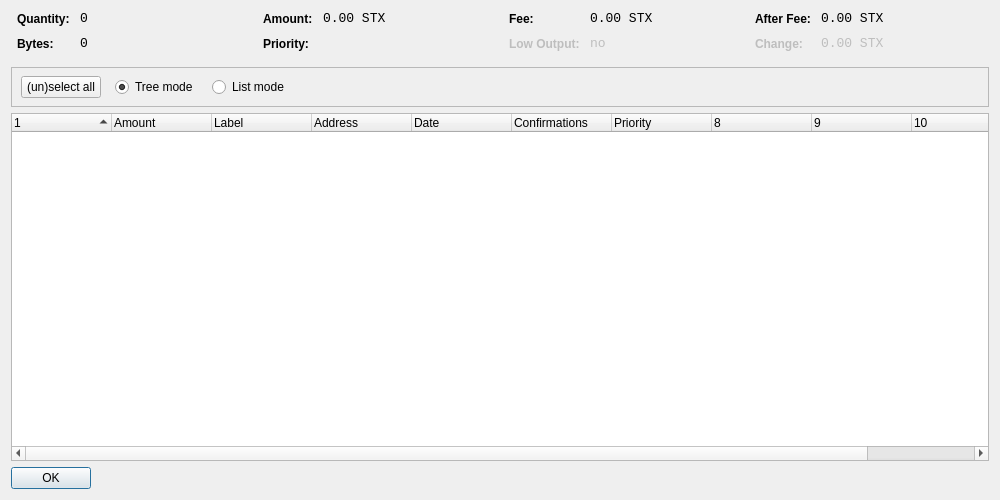
<?xml version="1.0" encoding="UTF-8"?>
<ui version="4.0">
 <class>CoinControlDialog</class>
 <widget class="QDialog" name="CoinControlDialog">
  <property name="geometry">
   <rect>
    <x>0</x>
    <y>0</y>
    <width>1000</width>
    <height>500</height>
   </rect>
  </property>
  <property name="windowTitle">
   <string>Coin Control</string>
  </property>
  <layout class="QVBoxLayout" name="verticalLayout">
   <item>
    <layout class="QHBoxLayout" name="horizontalLayoutTop" stretch="0,0,0,0">
     <property name="topMargin">
      <number>0</number>
     </property>
     <property name="bottomMargin">
      <number>10</number>
     </property>
     <item>
      <layout class="QFormLayout" name="formLayoutCoinControl1">
       <property name="horizontalSpacing">
        <number>10</number>
       </property>
       <property name="verticalSpacing">
        <number>10</number>
       </property>
       <property name="leftMargin">
        <number>6</number>
       </property>
       <property name="rightMargin">
        <number>6</number>
       </property>
       <item row="0" column="0">
        <widget class="QLabel" name="labelCoinControlQuantityText">
         <property name="styleSheet">
          <string notr="true">font-weight:bold;</string>
         </property>
         <property name="text">
          <string>Quantity:</string>
         </property>
        </widget>
       </item>
       <item row="0" column="1">
        <widget class="QLabel" name="labelCoinControlQuantity">
         <property name="font">
          <font>
           <family>Monospace</family>
           <pointsize>10</pointsize>
          </font>
         </property>
         <property name="cursor">
          <cursorShape>IBeamCursor</cursorShape>
         </property>
         <property name="contextMenuPolicy">
          <enum>Qt::ActionsContextMenu</enum>
         </property>
         <property name="text">
          <string notr="true">0</string>
         </property>
         <property name="textInteractionFlags">
          <set>Qt::LinksAccessibleByMouse|Qt::TextSelectableByKeyboard|Qt::TextSelectableByMouse</set>
         </property>
        </widget>
       </item>
       <item row="1" column="0">
        <widget class="QLabel" name="labelCoinControlBytesText">
         <property name="styleSheet">
          <string notr="true">font-weight:bold;</string>
         </property>
         <property name="text">
          <string>Bytes:</string>
         </property>
        </widget>
       </item>
       <item row="1" column="1">
        <widget class="QLabel" name="labelCoinControlBytes">
         <property name="font">
          <font>
           <family>Monospace</family>
           <pointsize>10</pointsize>
          </font>
         </property>
         <property name="cursor">
          <cursorShape>IBeamCursor</cursorShape>
         </property>
         <property name="contextMenuPolicy">
          <enum>Qt::ActionsContextMenu</enum>
         </property>
         <property name="text">
          <string notr="true">0</string>
         </property>
         <property name="textInteractionFlags">
          <set>Qt::LinksAccessibleByMouse|Qt::TextSelectableByKeyboard|Qt::TextSelectableByMouse</set>
         </property>
        </widget>
       </item>
      </layout>
     </item>
     <item>
      <layout class="QFormLayout" name="formLayoutCoinControl2">
       <property name="horizontalSpacing">
        <number>10</number>
       </property>
       <property name="verticalSpacing">
        <number>10</number>
       </property>
       <property name="leftMargin">
        <number>6</number>
       </property>
       <property name="rightMargin">
        <number>6</number>
       </property>
       <item row="0" column="0">
        <widget class="QLabel" name="labelCoinControlAmountText">
         <property name="styleSheet">
          <string notr="true">font-weight:bold;</string>
         </property>
         <property name="text">
          <string>Amount:</string>
         </property>
        </widget>
       </item>
       <item row="0" column="1">
        <widget class="QLabel" name="labelCoinControlAmount">
         <property name="font">
          <font>
           <family>Monospace</family>
           <pointsize>10</pointsize>
          </font>
         </property>
         <property name="cursor">
          <cursorShape>IBeamCursor</cursorShape>
         </property>
         <property name="contextMenuPolicy">
          <enum>Qt::ActionsContextMenu</enum>
         </property>
         <property name="text">
          <string notr="true">0.00 STX</string>
         </property>
         <property name="textInteractionFlags">
          <set>Qt::LinksAccessibleByMouse|Qt::TextSelectableByKeyboard|Qt::TextSelectableByMouse</set>
         </property>
        </widget>
       </item>
       <item row="1" column="0">
        <widget class="QLabel" name="labelCoinControlPriorityText">
         <property name="styleSheet">
          <string notr="true">font-weight:bold;</string>
         </property>
         <property name="text">
          <string>Priority:</string>
         </property>
        </widget>
       </item>
       <item row="1" column="1">
        <widget class="QLabel" name="labelCoinControlPriority">
         <property name="font">
          <font>
           <family>Monospace</family>
           <pointsize>10</pointsize>
          </font>
         </property>
         <property name="cursor">
          <cursorShape>IBeamCursor</cursorShape>
         </property>
         <property name="contextMenuPolicy">
          <enum>Qt::ActionsContextMenu</enum>
         </property>
         <property name="text">
          <string/>
         </property>
         <property name="textInteractionFlags">
          <set>Qt::LinksAccessibleByMouse|Qt::TextSelectableByKeyboard|Qt::TextSelectableByMouse</set>
         </property>
        </widget>
       </item>
      </layout>
     </item>
     <item>
      <layout class="QFormLayout" name="formLayoutCoinControl3">
       <property name="horizontalSpacing">
        <number>10</number>
       </property>
       <property name="verticalSpacing">
        <number>10</number>
       </property>
       <property name="leftMargin">
        <number>6</number>
       </property>
       <property name="rightMargin">
        <number>6</number>
       </property>
       <item row="0" column="0">
        <widget class="QLabel" name="labelCoinControlFeeText">
         <property name="styleSheet">
          <string notr="true">font-weight:bold;</string>
         </property>
         <property name="text">
          <string>Fee:</string>
         </property>
        </widget>
       </item>
       <item row="0" column="1">
        <widget class="QLabel" name="labelCoinControlFee">
         <property name="font">
          <font>
           <family>Monospace</family>
           <pointsize>10</pointsize>
          </font>
         </property>
         <property name="cursor">
          <cursorShape>IBeamCursor</cursorShape>
         </property>
         <property name="contextMenuPolicy">
          <enum>Qt::ActionsContextMenu</enum>
         </property>
         <property name="text">
          <string notr="true">0.00 STX</string>
         </property>
         <property name="textInteractionFlags">
          <set>Qt::LinksAccessibleByMouse|Qt::TextSelectableByKeyboard|Qt::TextSelectableByMouse</set>
         </property>
        </widget>
       </item>
       <item row="1" column="0">
        <widget class="QLabel" name="labelCoinControlLowOutputText">
         <property name="enabled">
          <bool>false</bool>
         </property>
         <property name="styleSheet">
          <string notr="true">font-weight:bold;</string>
         </property>
         <property name="text">
          <string>Low Output:</string>
         </property>
        </widget>
       </item>
       <item row="1" column="1">
        <widget class="QLabel" name="labelCoinControlLowOutput">
         <property name="enabled">
          <bool>false</bool>
         </property>
         <property name="font">
          <font>
           <family>Monospace</family>
           <pointsize>10</pointsize>
          </font>
         </property>
         <property name="cursor">
          <cursorShape>IBeamCursor</cursorShape>
         </property>
         <property name="contextMenuPolicy">
          <enum>Qt::ActionsContextMenu</enum>
         </property>
         <property name="text">
          <string notr="true">no</string>
         </property>
         <property name="textInteractionFlags">
          <set>Qt::LinksAccessibleByMouse|Qt::TextSelectableByKeyboard|Qt::TextSelectableByMouse</set>
         </property>
        </widget>
       </item>
      </layout>
     </item>
     <item>
      <layout class="QFormLayout" name="formLayoutCoinControl4">
       <property name="horizontalSpacing">
        <number>10</number>
       </property>
       <property name="verticalSpacing">
        <number>10</number>
       </property>
       <property name="leftMargin">
        <number>6</number>
       </property>
       <property name="rightMargin">
        <number>6</number>
       </property>
       <item row="0" column="0">
        <widget class="QLabel" name="labelCoinControlAfterFeeText">
         <property name="styleSheet">
          <string notr="true">font-weight:bold;</string>
         </property>
         <property name="text">
          <string>After Fee:</string>
         </property>
        </widget>
       </item>
       <item row="0" column="1">
        <widget class="QLabel" name="labelCoinControlAfterFee">
         <property name="font">
          <font>
           <family>Monospace</family>
           <pointsize>10</pointsize>
          </font>
         </property>
         <property name="cursor">
          <cursorShape>IBeamCursor</cursorShape>
         </property>
         <property name="contextMenuPolicy">
          <enum>Qt::ActionsContextMenu</enum>
         </property>
         <property name="text">
          <string notr="true">0.00 STX</string>
         </property>
         <property name="textInteractionFlags">
          <set>Qt::LinksAccessibleByMouse|Qt::TextSelectableByKeyboard|Qt::TextSelectableByMouse</set>
         </property>
        </widget>
       </item>
       <item row="1" column="0">
        <widget class="QLabel" name="labelCoinControlChangeText">
         <property name="enabled">
          <bool>false</bool>
         </property>
         <property name="styleSheet">
          <string notr="true">font-weight:bold;</string>
         </property>
         <property name="text">
          <string>Change:</string>
         </property>
        </widget>
       </item>
       <item row="1" column="1">
        <widget class="QLabel" name="labelCoinControlChange">
         <property name="enabled">
          <bool>false</bool>
         </property>
         <property name="font">
          <font>
           <family>Monospace</family>
           <pointsize>10</pointsize>
          </font>
         </property>
         <property name="cursor">
          <cursorShape>IBeamCursor</cursorShape>
         </property>
         <property name="contextMenuPolicy">
          <enum>Qt::ActionsContextMenu</enum>
         </property>
         <property name="text">
          <string notr="true">0.00 STX</string>
         </property>
         <property name="textInteractionFlags">
          <set>Qt::LinksAccessibleByMouse|Qt::TextSelectableByKeyboard|Qt::TextSelectableByMouse</set>
         </property>
        </widget>
       </item>
      </layout>
     </item>
    </layout>
   </item>
   <item>
    <widget class="QFrame" name="frame">
     <property name="minimumSize">
      <size>
       <width>0</width>
       <height>40</height>
      </size>
     </property>
     <property name="frameShape">
      <enum>QFrame::StyledPanel</enum>
     </property>
     <property name="frameShadow">
      <enum>QFrame::Sunken</enum>
     </property>
     <widget class="QWidget" name="horizontalLayoutWidget">
      <property name="geometry">
       <rect>
        <x>10</x>
        <y>0</y>
        <width>781</width>
        <height>41</height>
       </rect>
      </property>
      <layout class="QHBoxLayout" name="horizontalLayoutPanel" stretch="0,0,0,0,0">
       <property name="spacing">
        <number>14</number>
       </property>
       <item>
        <widget class="QPushButton" name="pushButtonSelectAll">
         <property name="sizePolicy">
          <sizepolicy hsizetype="Maximum" vsizetype="Fixed">
           <horstretch>0</horstretch>
           <verstretch>0</verstretch>
          </sizepolicy>
         </property>
         <property name="text">
          <string>(un)select all</string>
         </property>
        </widget>
       </item>
       <item>
        <widget class="QRadioButton" name="radioTreeMode">
         <property name="sizePolicy">
          <sizepolicy hsizetype="Maximum" vsizetype="Fixed">
           <horstretch>0</horstretch>
           <verstretch>0</verstretch>
          </sizepolicy>
         </property>
         <property name="text">
          <string>Tree mode</string>
         </property>
         <property name="checked">
          <bool>true</bool>
         </property>
        </widget>
       </item>
       <item>
        <widget class="QRadioButton" name="radioListMode">
         <property name="sizePolicy">
          <sizepolicy hsizetype="Maximum" vsizetype="Fixed">
           <horstretch>0</horstretch>
           <verstretch>0</verstretch>
          </sizepolicy>
         </property>
         <property name="text">
          <string>List mode</string>
         </property>
        </widget>
       </item>
       <item>
        <spacer name="horizontalSpacer">
         <property name="orientation">
          <enum>Qt::Horizontal</enum>
         </property>
         <property name="sizeHint" stdset="0">
          <size>
           <width>40</width>
           <height>20</height>
          </size>
         </property>
        </spacer>
       </item>
      </layout>
     </widget>
    </widget>
   </item>
   <item>
    <widget class="CoinControlTreeWidget" name="treeWidget">
     <property name="contextMenuPolicy">
      <enum>Qt::CustomContextMenu</enum>
     </property>
     <property name="sortingEnabled">
      <bool>false</bool>
     </property>
     <property name="columnCount">
      <number>11</number>
     </property>
     <attribute name="headerShowSortIndicator" stdset="0">
      <bool>true</bool>
     </attribute>
     <attribute name="headerStretchLastSection">
      <bool>false</bool>
     </attribute>
     <column>
      <property name="text">
       <string/>
      </property>
     </column>
     <column>
      <property name="text">
       <string>Amount</string>
      </property>
     </column>
     <column>
      <property name="text">
       <string>Label</string>
      </property>
     </column>
     <column>
      <property name="text">
       <string>Address</string>
      </property>
     </column>
     <column>
      <property name="text">
       <string>Date</string>
      </property>
     </column>
     <column>
      <property name="text">
       <string>Confirmations</string>
      </property>
      <property name="toolTip">
       <string>Confirmed</string>
      </property>
     </column>
     <column>
      <property name="text">
       <string>Priority</string>
      </property>
     </column>
     <column>
      <property name="text">
       <string/>
      </property>
     </column>
     <column>
      <property name="text">
       <string/>
      </property>
     </column>
     <column>
      <property name="text">
       <string/>
      </property>
     </column>
     <column>
      <property name="text">
       <string/>
      </property>
     </column>
    </widget>
   </item>
   <item>
    <widget class="QDialogButtonBox" name="buttonBox">
     <property name="sizePolicy">
      <sizepolicy hsizetype="Maximum" vsizetype="Fixed">
       <horstretch>0</horstretch>
       <verstretch>0</verstretch>
      </sizepolicy>
     </property>
     <property name="orientation">
      <enum>Qt::Horizontal</enum>
     </property>
     <property name="standardButtons">
      <set>QDialogButtonBox::Ok</set>
     </property>
    </widget>
   </item>
  </layout>
 </widget>
 <customwidgets>
  <customwidget>
   <class>CoinControlTreeWidget</class>
   <extends>QTreeWidget</extends>
   <header>coincontroltreewidget.h</header>
  </customwidget>
 </customwidgets>
 <resources/>
 <connections/>
</ui>
